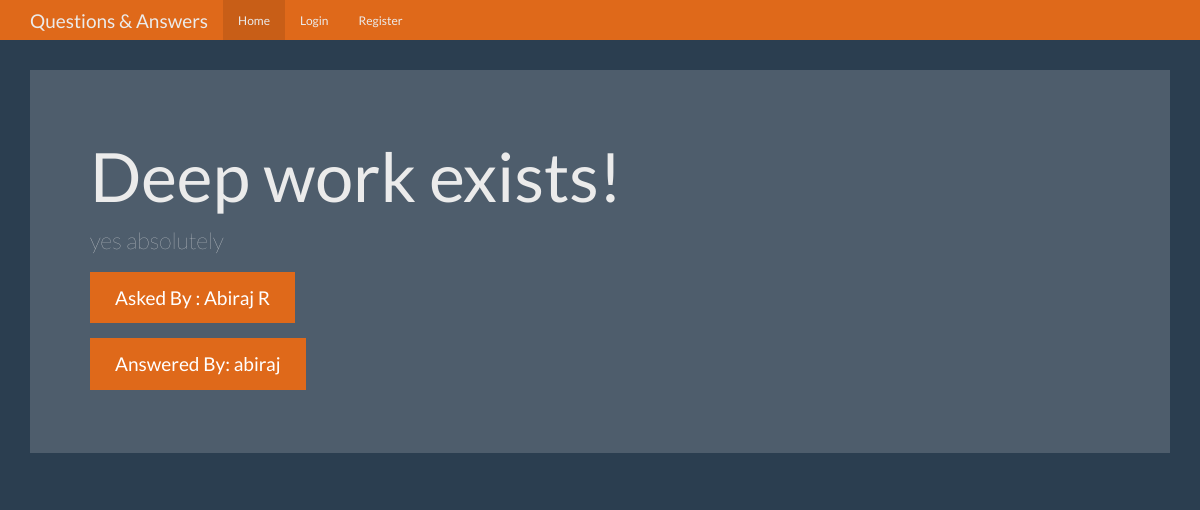
/question/1, run on an earlier commit of the app's database.
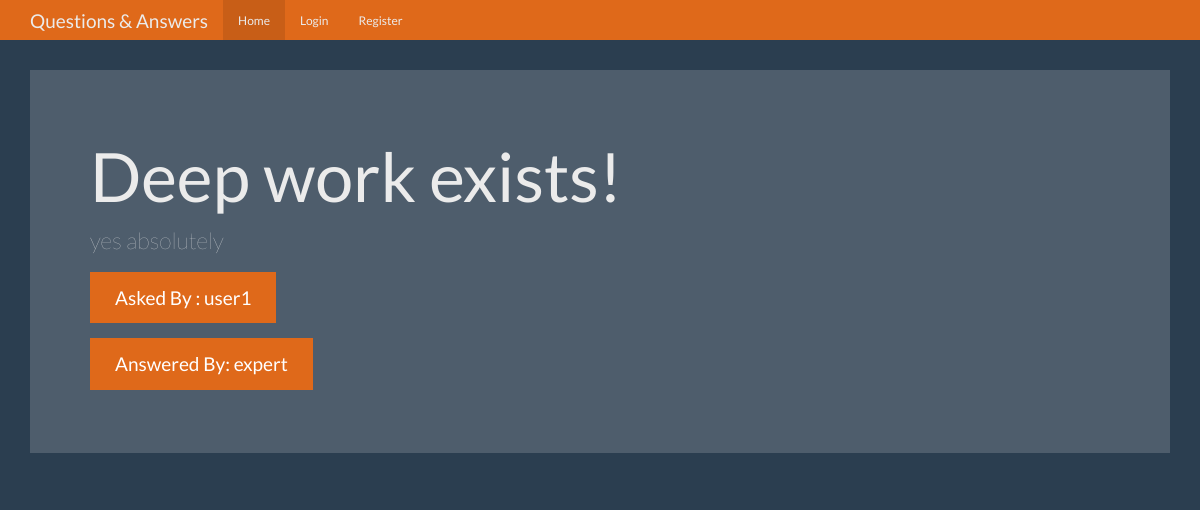
And on a later commit of the database.
### tables this page shows
CREATE TABLE users(
    id integer primary key autoincrement,
    name text not null,
    password text not null,
    expert boolean not null,
    admin boolean not null
);

### app.py (the view)
@app.route('/question/<question_id>')
def question(question_id):
    user = get_current_user()
    db = get_db()
    q_cur = db.execute(
        'select questions.question,questions.answer,askers.name as a_name,experts.name as e_name from questions join users as askers  on askers.id=questions.asked_by_id join users as experts on experts.id=questions.expert_id where questions.id = ?', [question_id])
    q_res = q_cur.fetchone()
    return render_template('question.html', user=user, question=q_res)

### app.py (called while the page is built)
def get_current_user():
    user_result = None
    if 'user' in session:
        user = session['user']
        db = get_db()
        user_cur = db.execute('select * from users where name=?', [user])
        user_result = user_cur.fetchone()
    return user_result

### database.py (called while the page is built)
def connect_db():
    sql = sqlite3.connect('questions.db')
    sql.row_factory = sqlite3.Row
    return sql

def get_db():
    if not hasattr(g, 'sqlite_db'):
        g.sqlite_db = connect_db()
    return g.sqlite_db

### templates/question.html (shortened to what this page needs)
<!DOCTYPE html>
<html lang="en">
  <head>
   <link href="{{url_for('static',filename='bootstrap.min.css')}}" rel="stylesheet">
    <link href="{{url_for('static',filename='theme.css')}}" rel="stylesheet">
  </head>
  <body>
   {% include 'navbar.html' %}
    <div class="container theme-showcase" role="main">
      <div class="jumbotron">
        <h1>{{question['question']}}</h1>
        <p>{{question['answer']}}</p>
        <p><a class="btn btn-primary btn-lg">Asked By : {{question['a_name']}}</a></p>
        <p><a class="btn btn-primary btn-lg">Answered By: {{question['e_name']}}</a></p>
      </div>
    </div>
  </body>
</html>

What changed in the data, as far as the page shows it:
changed users: a_name "Abiraj R" → "user1"
changed users: e_name "abiraj" → "expert"
